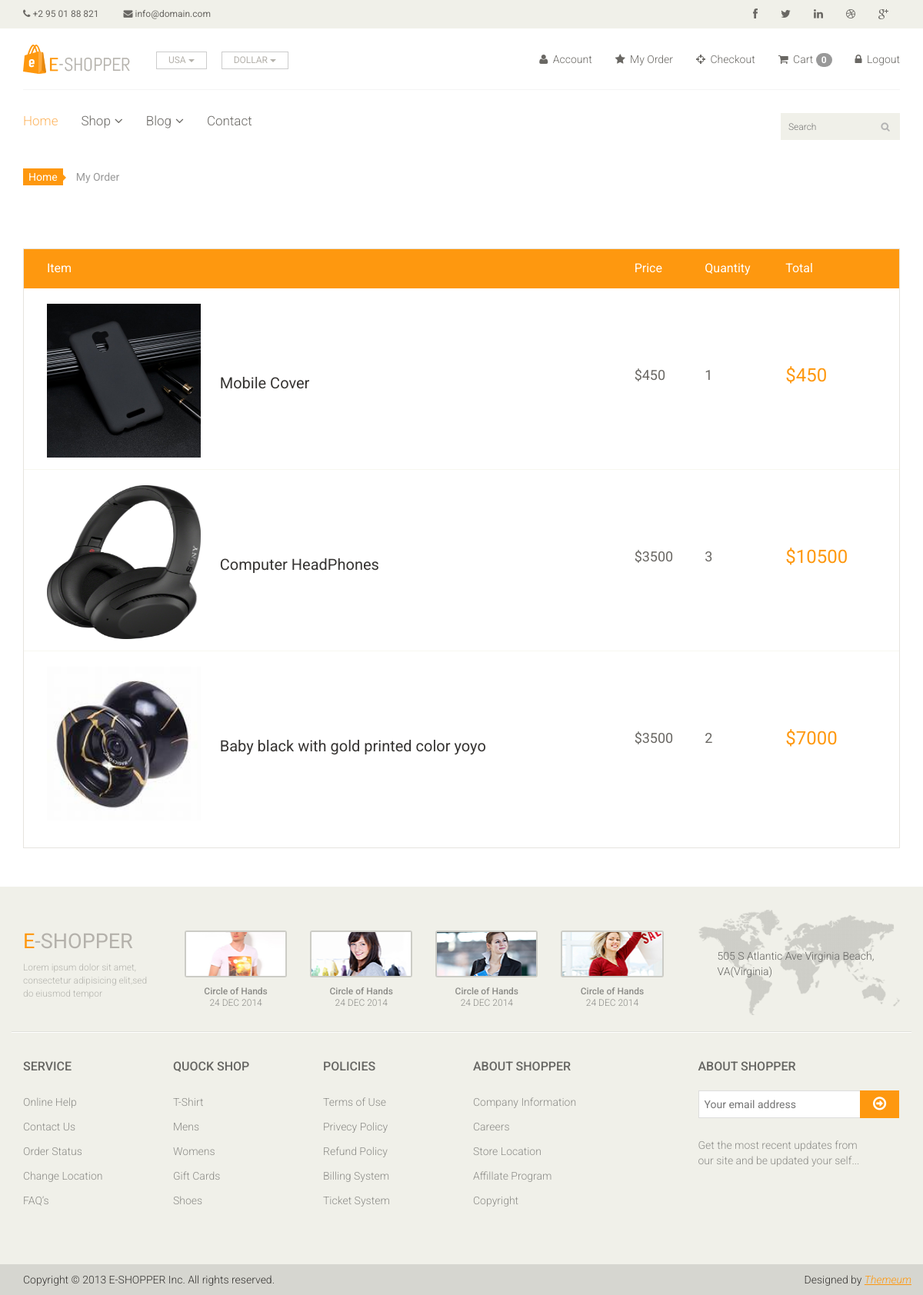
/order/ (signed in), run on the app's committed database.
### app/models.py (models this page shows, shortened)
class order(models.Model):
    image = models.ImageField(upload_to="static/order/image")
    product = models.CharField(max_length=1000)
    user = models.ForeignKey(User, on_delete=models.CASCADE)
    price = models.IntegerField()
    quantity = models.CharField(max_length=5)
    total = models.CharField(max_length=255, default='')
    address = models.TextField()
    phone = models.CharField(max_length=12)
    pincode = models.CharField(max_length=30)
    date = models.DateField(default=datetime.datetime.today)

### ecom/views.py (the view)
# urls.py: path('order/', views.YourOrder, name="yourorder"),
def YourOrder(request):
    uid = request.session.get('_auth_user_id')
    user = User.objects.get(pk = uid)
    Order = order.objects.filter(user = user)
    context = {
        'order' : Order
    }
    return render(request, 'order.html', context)

### templates/order.html
{% extends 'base.html' %}
{% block 'content' %}
<section id="cart_items">
    <div class="container">
        <div class="breadcrumbs">
            <ol class="breadcrumb">
              <li><a href="#">Home</a></li>
              <li class="active">My Order</li>
            </ol>
        </div>
        <div class="table-responsive cart_info">
            <table class="table table-condensed">
                <thead>
                    <tr class="cart_menu">
                        <td class="image">Item</td>
                        <td class="description"></td>
                        <td class="price">Price</td>
                        <td class="quantity">Quantity</td>
                        <td class="total">Total</td>
                        <td></td>
                    </tr>
                </thead>
                <tbody>
                    {% for i in order %}
                    <tr>
                        <td class="cart_product">
                            <a href=""><img src="{{i.image}}" alt="" style="height:200px; width:200px;"></a>
                        </td>
                        <td class="cart_description">
                            <h4><a href="">{{i.product}}</a></h4>
                        </td>
                        <td class="cart_price">
                            <p>${{i.price}}</p>
                        </td>
                        <td class="cart_price">
                            <div class="cart_quantity_button">
                                <p>{{i.quantity}}</p>
                            </div>
                        </td>
                        <td class="cart_total">
                            <p class="cart_total_price">${{i.total}}</p>
                        </td>
                    </tr>
                    {% endfor %}
                </tbody>
            </table>
        </div>
    </div>
</section>
{% endblock %}

### static/css/main.css (style rules this page uses)
body { font-family: 'Roboto', sans-serif; background:; position: relative; font-weight:400px; }
a { -webkit-transition: 300ms; -moz-transition: 300ms; -o-transition: 300ms; transition: 300ms; }
h1, h2, h3, h4, h5, h6 { font-family: 'Roboto', sans-serif; }
.breadcrumbs { position: relative; }
.breadcrumbs .breadcrumb { background:transparent; margin-bottom: 75px; padding-left: 0; }
.breadcrumbs .breadcrumb li a { background:#FE980F; color: #FFFFFF; padding: 3px 7px; }
.breadcrumbs .breadcrumb li a:after { content:""; height:auto; width: auto; border-width: 8px; border-style: solid; border-color:transparent transparent transparent #FE980F; position: absolute; top: 11px; left:48px; }
.breadcrumbs .breadcrumb > li + li:before { content: " "; }
#cart_items .cart_info { border: 1px solid #E6E4DF; margin-bottom: 50px }
#cart_items .cart_info .cart_menu { background: #FE980F; color: #fff; font-size: 16px; font-family: 'Roboto', sans-serif; font-weight: normal; }
#cart_items .cart_info .table.table-condensed thead tr { height: 51px; }
#cart_items .cart_info .table.table-condensed tr { border-bottom: 1px solid#F7F7F0 }
#cart_items .cart_info .table.table-condensed tr:last-child { border-bottom: 0 }
.cart_info table tr td { border-top: 0 none; vertical-align: inherit; }
#cart_items .cart_info .image { padding-left: 30px; }
#cart_items .cart_info .cart_description h4 { margin-bottom: 0 }
#cart_items .cart_info .cart_description h4 a { color: #363432; font-family: 'Roboto',sans-serif; font-size: 20px; font-weight: normal; }
#cart_items .cart_info .cart_price p { color:#696763; font-size: 18px }
#cart_items .cart_info .cart_total_price { color: #FE980F; font-size: 24px; }
.cart_product { display: block; margin: 15px -70px 10px 25px; }

### data on the page
order: image (picture), product "Mobile Cover", price "450", quantity "1", total "450"
order: image (picture), product "Computer HeadPhones", price "3500", quantity "3", total "10500"
order: image (picture), product "Baby black with gold printed color yoyo", price "3500", quantity "2", total "7000"

### other printed values
{{ request.session.cart|length }} "0"
